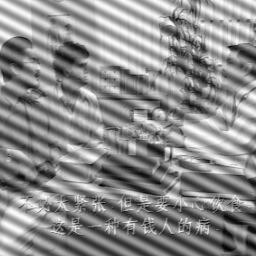
%> input picture pck-int.jpg, 256 x 256 px
$ octave Frequency_Filtering_Image1.m   (GNU Octave 9; MATLAB toolbox functions it lacks are replaced by stand-ins)
%> lines starting %> are read from the running program, lines starting %| are printed output that depends on the picture
% 2.5 Suppressing Noise Interference Patterns
% Written by: Mu Siyi
% Date: 23/09/2020

Pc1 = imread('pck-int.jpg');
%> Pc1 is the input picture: size 256x256 uint8; min 0, max 255, mean 139.3
imshow(Pc1)

F = fft2(Pc1);
S = abs(F);
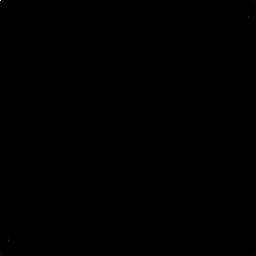
%> S: size 256x256 double; min 1.66, max 9128471, mean 3547.3; drawn with min black and max white
imagesc(fftshift(S.^0.1));
colormap('default');
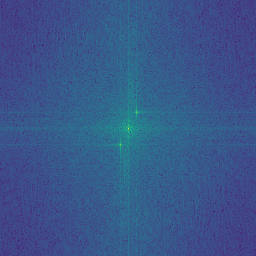
%> displayed picture: size 256x256x3, on the screen's scale of 0 to 255; mean R, G, B 56.5, 86.6, 138.9

imagesc(S.^0.1);
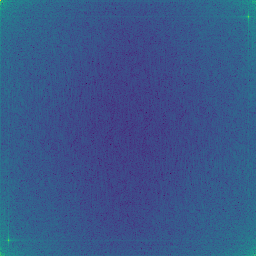
%> displayed picture: size 256x256x3, on the screen's scale of 0 to 255; mean R, G, B 56.5, 86.6, 138.9; mean of the top-left, top-right, bottom-left and bottom-right quarters 94.1, 93.9, 93.9, 94
%> (the run ends here)
